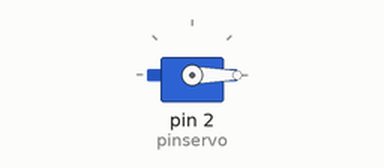
Simulated run of this sketch. Board: Arduino Uno, built with avr-gcc and run on an emulated ATmega328P. On the bench: servo.

Above: at 0.05 s.
At 10.0 s:
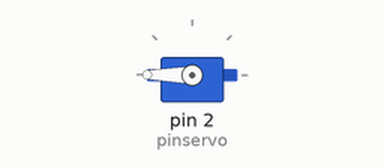
Timing chart, 0 to 13.0 s (numbered marks = the images above):
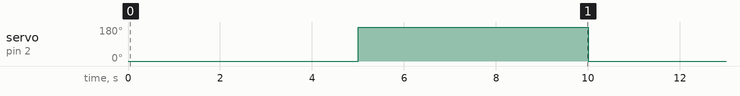

The sketch:

PruebaServo1.ino
```cpp
#include <Servo.h>

Servo servo1;

int pinservo = 2;
int pulsomin = 1000;
int pulsomax= 2000;


void setup() {
  servo1.attach(pinservo, pulsomin, pulsomax);

}

void loop() {
  // put your main code here, to run repeatedly:

  servo1.write(0);
  delay(5000);
  servo1.write(180);
  delay(5000);
}
```

Measured:
- by itself, servo on pin 2 (pinservo): alternates 180° for 5.0 s and 0° for 5.0 s
